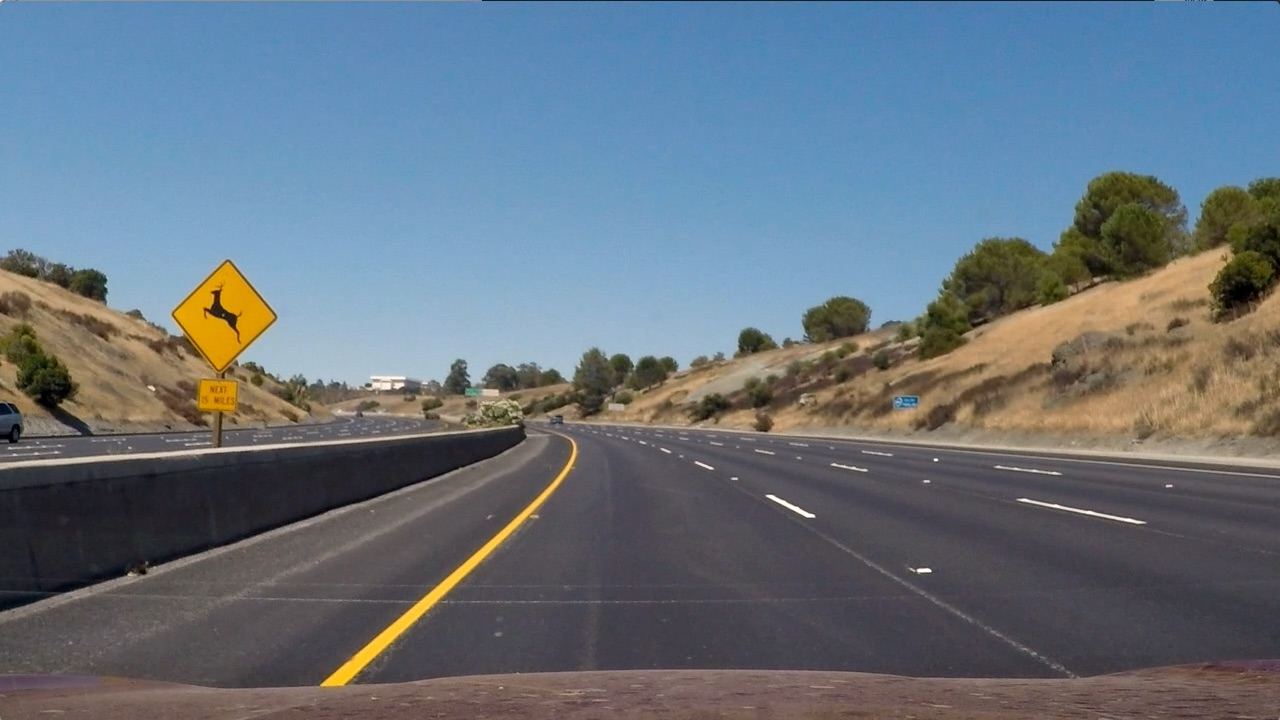
#> input picture Zadatak/test_images/test2.jpg, 1280 x 720 px, found by its file name
$ python example2.py   (older library calls are emulated)
#> lines starting #> are read from the running program, lines starting #| are printed output that depends on the picture; after the words box and inside, x2 and y2 are one past the last pixel; in counts of white or black regions, pixels touching at a corner belong together
import cv2
import numpy as np

def abs_sobel_thresh(img, orient='x', thresh_min=20, thresh_max=100):
    gray = cv2.cvtColor(img, cv2.COLOR_BGR2GRAY)
    if orient == 'x':
        sobel = cv2.Sobel(gray, cv2.CV_64F, 1, 0)
    elif orient == 'y':
        sobel = cv2.Sobel(gray, cv2.CV_64F, 0, 1)
    abs_sobel = np.absolute(sobel)
    scaled_sobel = np.uint8(255 * abs_sobel / np.max(abs_sobel))
    binary_output = np.zeros_like(scaled_sobel)
    binary_output[(scaled_sobel >= thresh_min) & (scaled_sobel <= thresh_max)] = 1
    return binary_output

def color_threshold(img, thresh=(170, 255)):
    hls = cv2.cvtColor(img, cv2.COLOR_BGR2HLS)
    s_channel = hls[:, :, 2]
    binary_output = np.zeros_like(s_channel)
    binary_output[(s_channel >= thresh[0]) & (s_channel <= thresh[1])] = 1
    return binary_output

def binary_output(frame):
    # Ucitavanje ispravljene slike
#> called with frame = '../test_images/test2.jpg'
    try:
        img = cv2.imread(frame)
#> img is the input picture: shape (720, 1280, 3); mean B, G, R 125.5, 114.6, 102.8
    except:
        img = frame

    # Primjena Sobel filtera
    grad_binary = abs_sobel_thresh(img, orient='x', thresh_min=20, thresh_max=100)
#> in abs_sobel_thresh, `sobel = cv2.Sobel(gray, cv2.CV_64F, 1, 0)`:
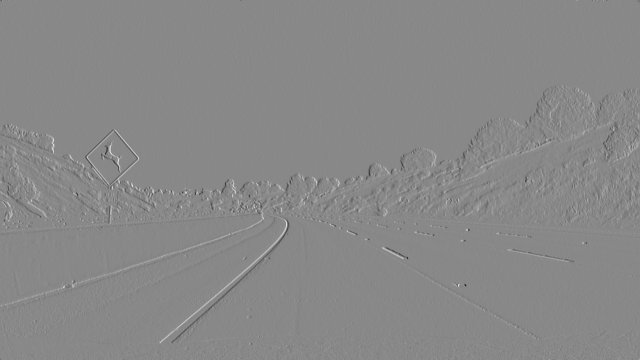
#> sobel: shape (720, 1280) float64 (shown at 1/2 size); min -610, max 530, mean -0.1; drawn with min black and max white
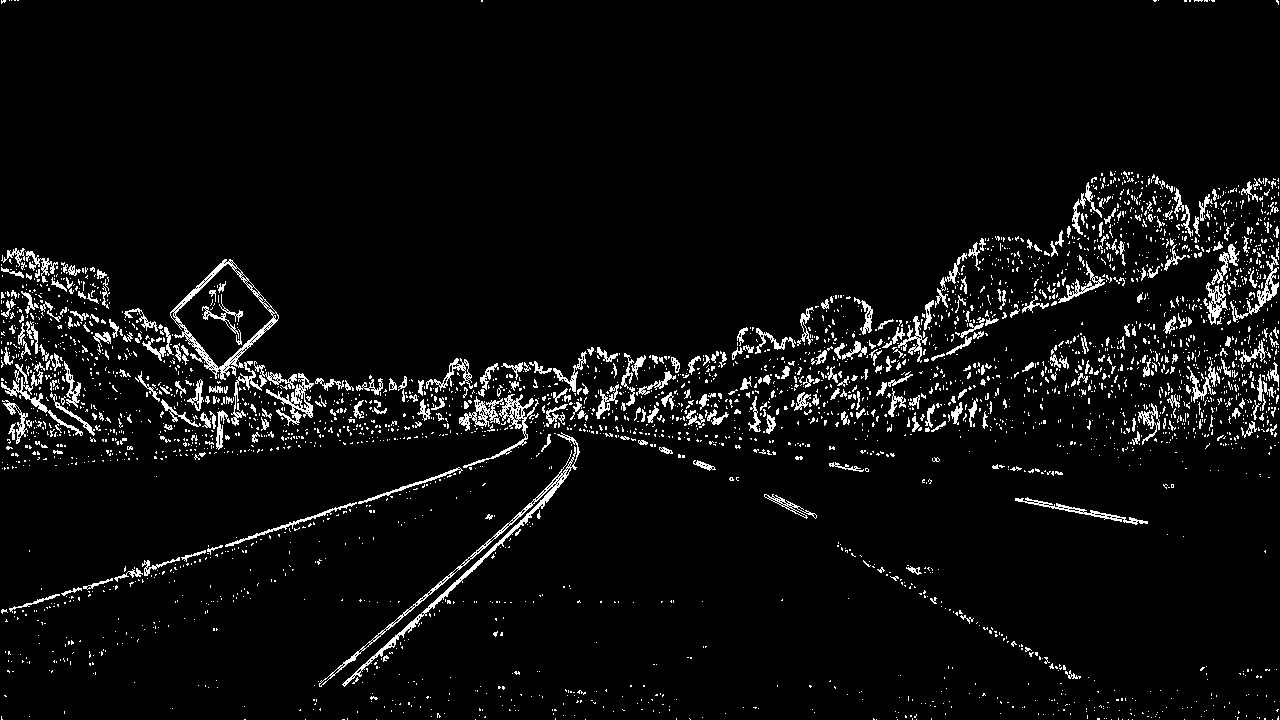
#> grad_binary: shape (720, 1280); values 0 (black) and 1 (white), 5% white in thin lines or dots

    # Primjena color filtera
    color_binary = color_threshold(img, thresh=(150, 255))
#> in color_threshold, `s_channel = hls[:, :, 2]`:
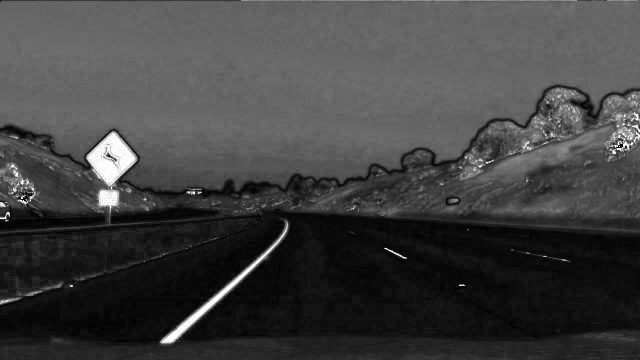
#> s_channel: shape (720, 1280) (shown at 1/2 size); min 0, max 255, mean 64.8
#> color_binary: shape (720, 1280); values 0 (black) and 1 (white), 1.7% white; 356 white regions (303 under 20 px), largest, box (x1, y1, x2, y2) and area: (173, 263, 275, 372) 5963, (321, 444, 576, 687) 3227, (195, 379, 238, 427) 1286

    # Kombinovanje rezultata
    combined_binary = np.zeros_like(grad_binary)
    combined_binary[(grad_binary == 1) | (color_binary == 1)] = 1

    # Cuvanje rezultata
    # cv2.imshow('Gradient Binary', grad_binary * 255)
    # cv2.imshow('Color Binary', color_binary * 255)
    #cv2.imshow('Combined Binary', combined_binary * 255)
    cv2.imwrite('../output_images/binary_output.jpg', combined_binary * 255)
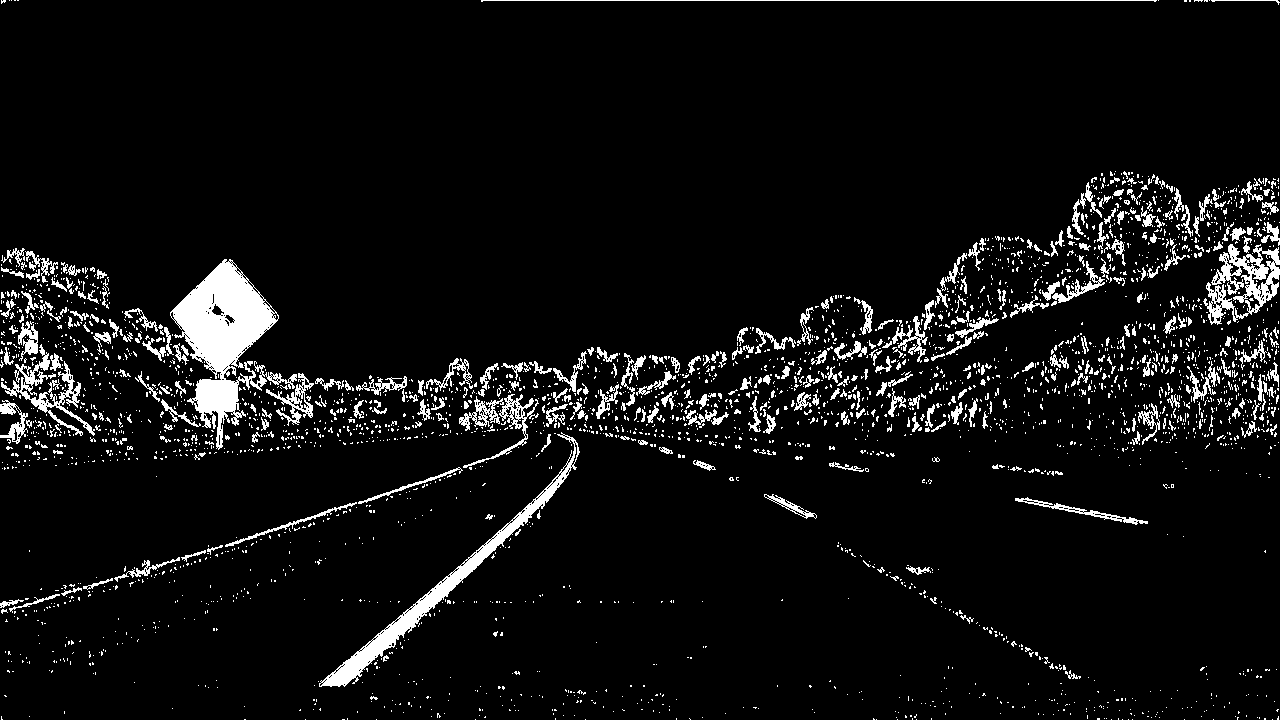
#> saved as binary_output.jpg: shape (720, 1280); 6.3% white; 3215 white regions (2858 under 20 px), largest, box (x1, y1, x2, y2) and area: (170, 259, 297, 450) 9113, (319, 432, 580, 687) 4471, (1203, 244, 1280, 325) 2624
    cv2.waitKey(0)
    cv2.destroyAllWindows()

    return combined_binary * 255

#binary_output('../test_images/test2.jpg')

if __name__ == "__main__":
    binary_image = binary_output('../test_images/test2.jpg')
    cv2.imshow('Combined Binary', binary_image)
    cv2.waitKey(1)

$ run again, with Zadatak/test_images/test1.jpg copied over Zadatak/test_images/test2.jpg
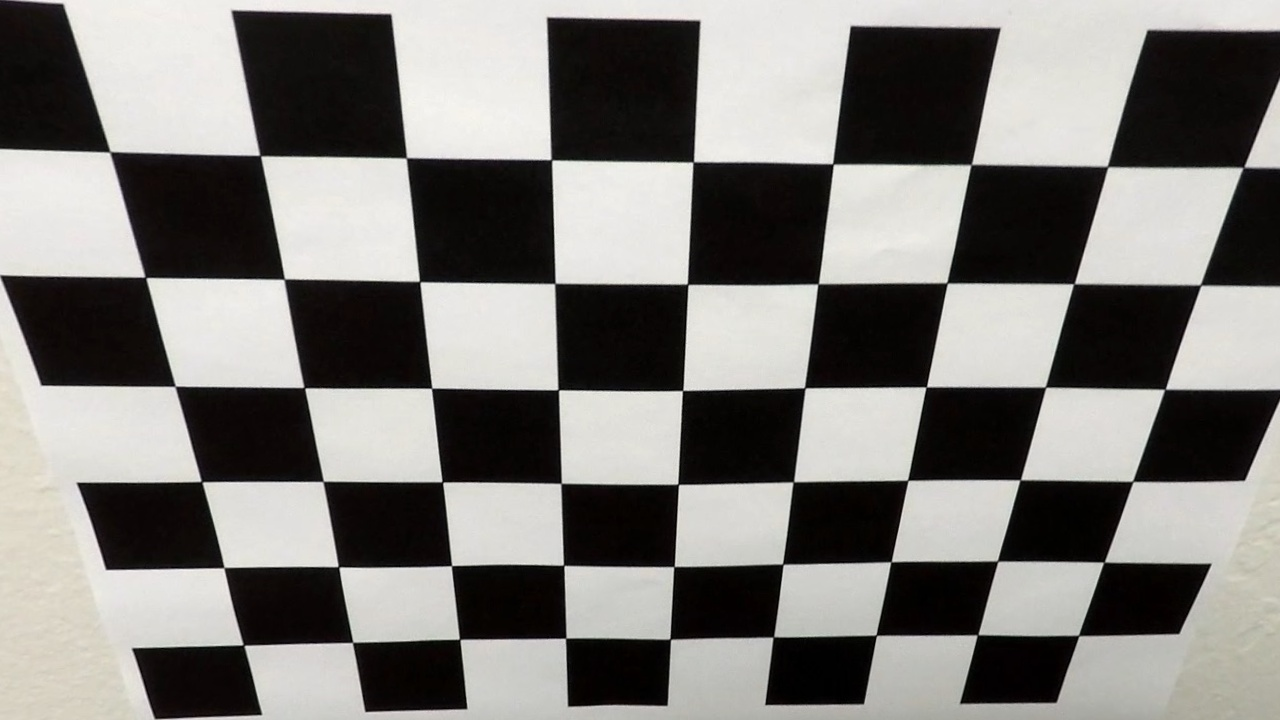
#> input picture Zadatak/test_images/test1.jpg, 1280 x 720 px, found by its file name
#> in binary_output, img is the input picture: shape (720, 1280, 3); mean B, G, R 121.1, 124.4, 126.3
#> in binary_output, `grad_binary = abs_sobel_thresh(img, orient='x', thresh_min=20, thresh_..`:
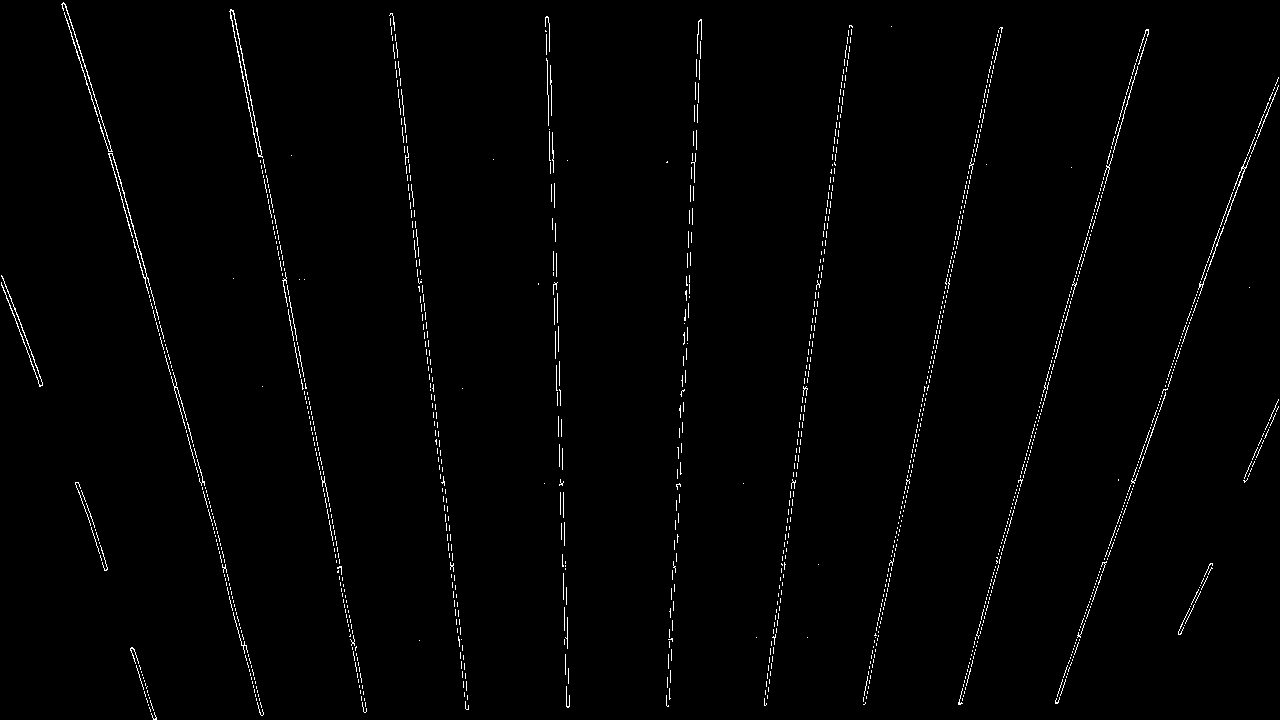
#> grad_binary: shape (720, 1280); values 0 (black) and 1 (white), 1.2% white in thin lines or dots
#> hls: shape (720, 1280, 3); mean of channels 0, 1, 2 31.3, 123.9, 45.2
#> color_binary: shape (720, 1280); values 0 (black) and 1 (white), 4.3% white; 1118 white regions (1064 under 20 px), largest, box (x1, y1, x2, y2) and area: (1019, 492, 1116, 558) 3708, (883, 565, 987, 631) 3661, (573, 645, 665, 705) 3618
#> in binary_output, `cv2.imwrite('../output_images/binary_output.jpg', combined_binary * 255)`:
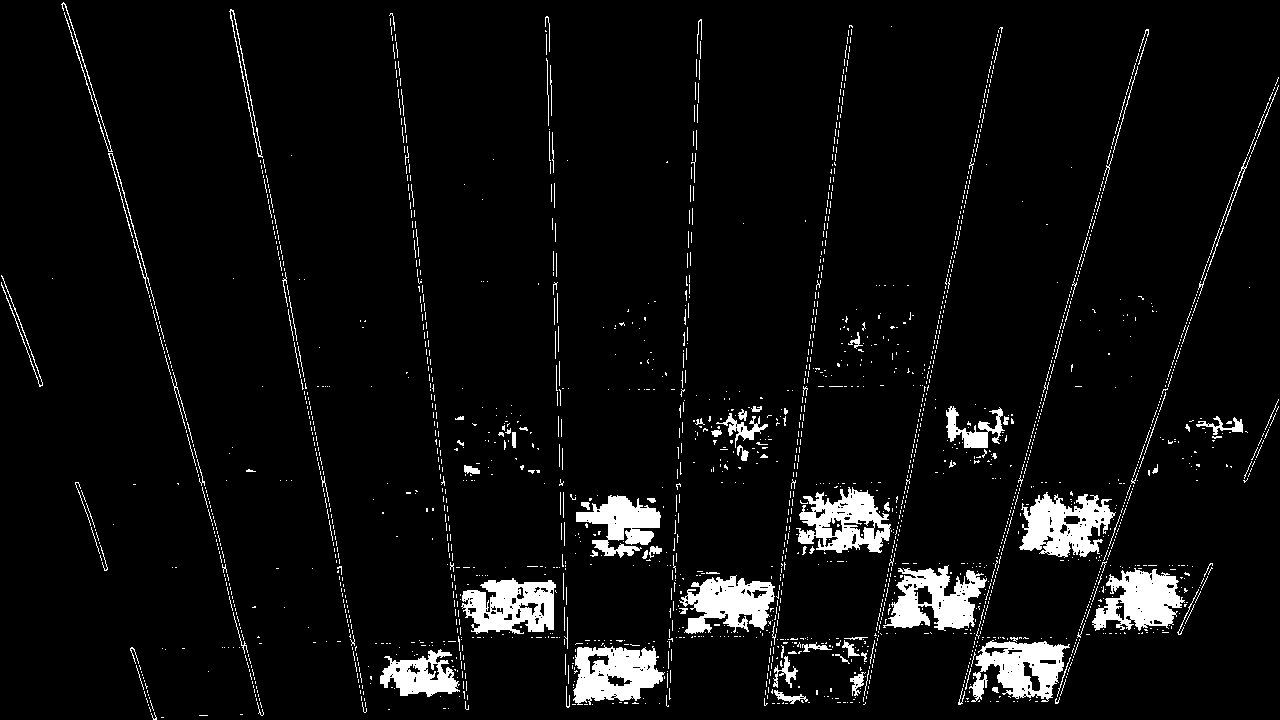
#> saved as binary_output.jpg: shape (720, 1280); 5.5% white; 2164 white regions (2013 under 20 px), largest, box (x1, y1, x2, y2) and area: (1019, 492, 1116, 558) 3708, (883, 565, 987, 631) 3661, (573, 645, 665, 705) 3618

$ run again, with Zadatak/test_images/test3.jpg copied over Zadatak/test_images/test2.jpg
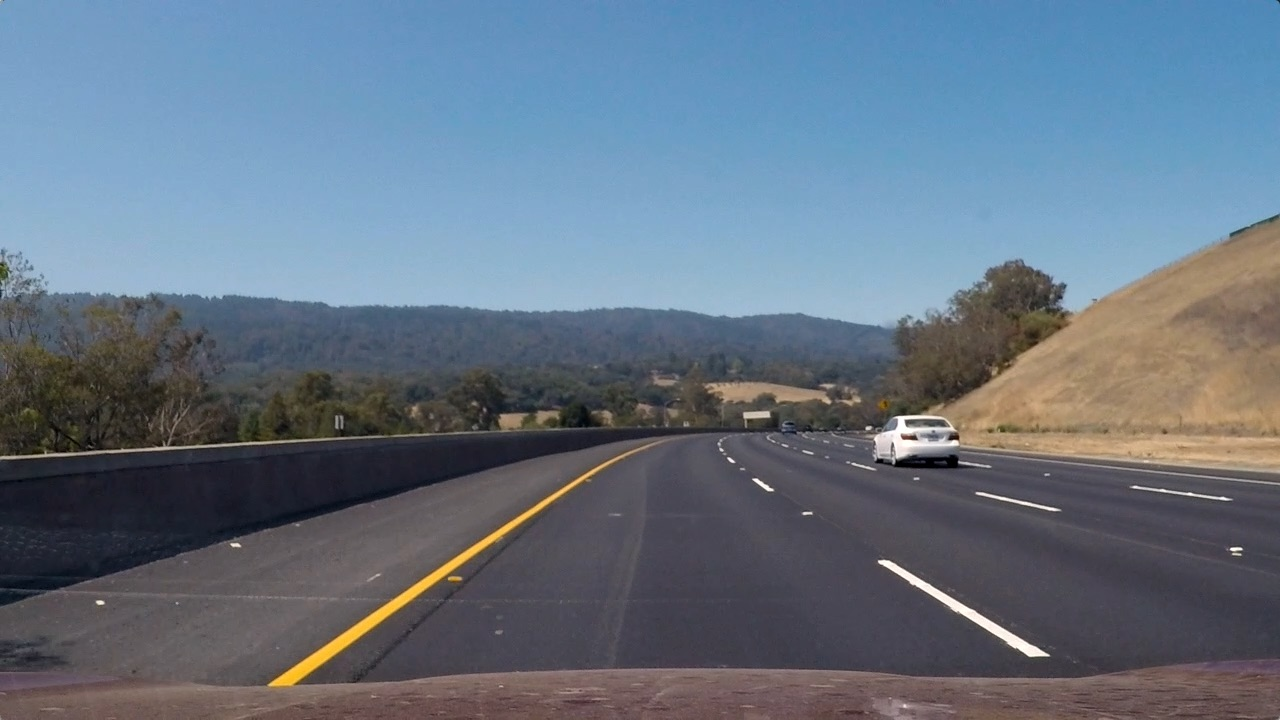
#> input picture Zadatak/test_images/test3.jpg, 1280 x 720 px, found by its file name
#> in binary_output, img is the input picture: shape (720, 1280, 3); mean B, G, R 130.7, 115.3, 101.1
#> in binary_output, `grad_binary = abs_sobel_thresh(img, orient='x', thresh_min=20, thresh_..`:
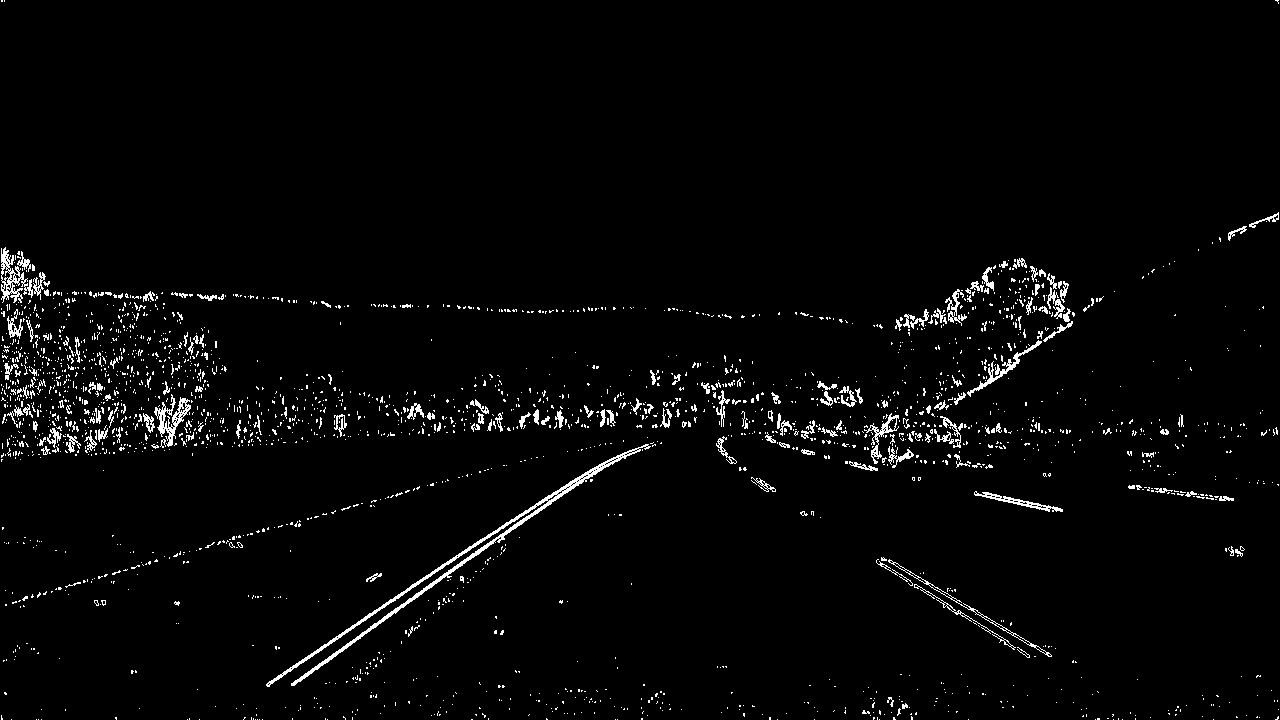
#> grad_binary: shape (720, 1280); values 0 (black) and 1 (white), 2.6% white in thin lines or dots
#> hls: shape (720, 1280, 3); mean of channels 0, 1, 2 94.8, 115.7, 62.1
#> color_binary: shape (720, 1280); values 0 (black) and 1 (white), 0.59% white; 104 white regions (97 under 20 px), largest, box (x1, y1, x2, y2) and area: (270, 468, 599, 687) 3225, (879, 561, 1045, 656) 1112, (888, 416, 935, 451) 373
#> in binary_output, `cv2.imwrite('../output_images/binary_output.jpg', combined_binary * 255)`:
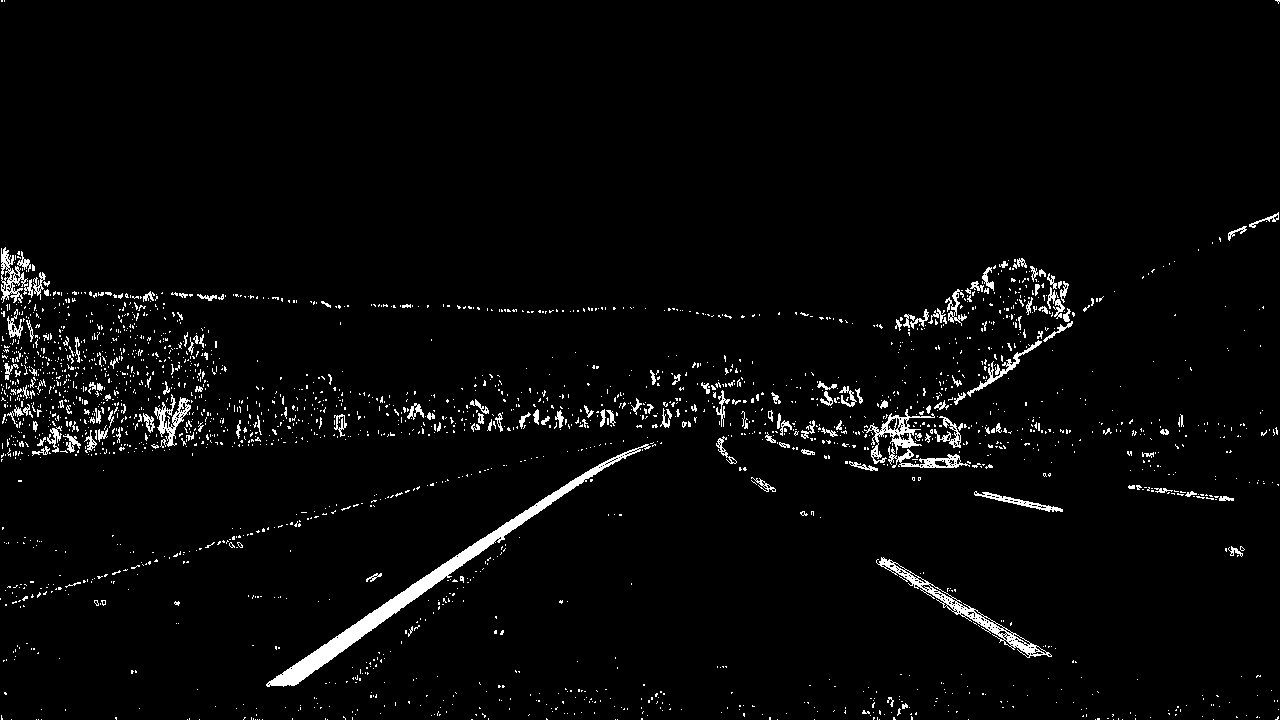
#> saved as binary_output.jpg: shape (720, 1280); 3% white; 2390 white regions (2216 under 20 px), largest, box (x1, y1, x2, y2) and area: (266, 444, 651, 687) 5015, (876, 557, 1052, 658) 1581, (864, 409, 935, 464) 857
